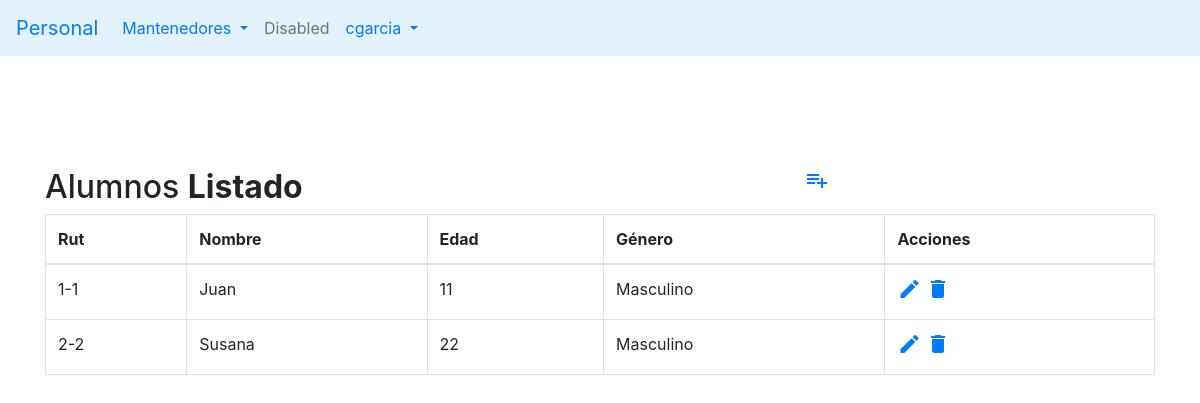
The app's page /personas/crud_alumno, older data.
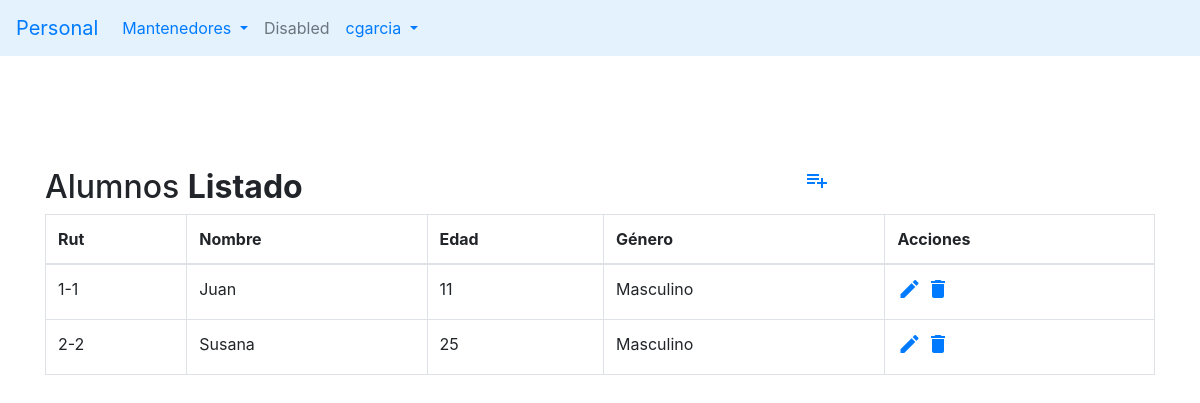
The same page, newer data.
### personas/models.py (models this page shows, shortened)
class Persona(models.Model):
    rut    = models.CharField(max_length=10, primary_key=True)
    nombre = models.CharField(max_length=30, blank=True, null=True)
    edad   = models.IntegerField(blank=True, null=True)
    activo = models.IntegerField(blank=True, null=True)

class Alumno(Persona):
    id_genero        = models.ForeignKey('personas.Genero', models.DO_NOTHING, db_column='idGenero')
    fecha_nacimiento = models.DateField(db_column='fechaNacimiento', blank=True, null=True)
    foto             = models.ImageField(upload_to=cargarFoto, null=True)

class Persona(models.Model):
    rut    = models.CharField(max_length=10, primary_key=True)
    nombre = models.CharField(max_length=30, blank=True, null=True)
    edad   = models.IntegerField(blank=True, null=True)
    activo = models.IntegerField(blank=True, null=True)

class Genero(models.Model):
    id_genero  = models.AutoField(db_column='idGenero', primary_key=True)
    genero     = models.CharField(max_length=20, blank=False, null=False)
    def __str__(self):
        return str(self.genero)

### personas/views.py (the view)
# urls.py: path('crud_alumno', views.crud_alumno, name='crud_alumno'),
def crud_alumno(request):
    print("hola  estoy en crud_alumnos...")
    alumnos = Alumno.objects.all()
    context = {'alumnos': alumnos,'accion': 'tabla'}
    return render(request, 'personas/crud_alumno.html', context)

### personas/templates/personas/crud_alumno.html (shortened to what this page needs)
{% extends "personas/base.html" %}
{% block content%}
<br>
    <div class="container">
        {% if accion == "tabla" %}
            <br>
            <br><br><br>
            <div id="cuadro1">
                <div class="table-wrapper">
                   <div class="table-title">
                        <div class="row">
                            <div class="col-sm-8"><h2>Alumnos <b>Listado</b></h2></div>
                            <div class="col-sm-4">
                                 <a class="add"    title="Agregar"    data-toggle="tooltip"
                                   href="{% url 'cargar_formulario_alumno' %}">
                                     <i class="material-icons"></i></a>
                            </div>
                        </div>
                    </div>
                    <table  class="table table-bordered">
                        <thead>
                        <tr>
                            <th scope="col">Rut</th>
                            <th scope="col">Nombre</th>
                            <th scope="col">Edad</th>
                            <th scope="col">Género</th>
                            <th scope="col">Acciones</th>
                        </tr>
                        </thead>
                        <tbody>
                        {% for alumno in alumnos %}
                            <tr>
                                <td>{{alumno.rut}}</td>
                                <td>{{alumno.nombre}}</td>
                                <td>{{alumno.edad}}</td>
                                <td>{{alumno.id_genero}}</td>
                                <td>
                                    <a class="edit"   title="Edit"   data-toggle="tooltip"
                                        href="{% url 'editar_alumno' pk=alumno.rut %}">
                                        <i class="material-icons"></i></a>
                                    <a class="delete" title="Delete" data-toggle="tooltip"
                                        href="{% url 'del_alumno' pk=alumno.rut %}">
                                        <i class="material-icons"></i></a>
                                </td>
                            </tr>
                        {% endfor %}
                        </tbody>
                    </table>
                </div>
            </div>
        {% endif %}
    </div>
{% endblock %}

Row changes from the older to the newer data that the page shows:
changed through a linked row, Alumno "Susana": edad "22" → "25"
